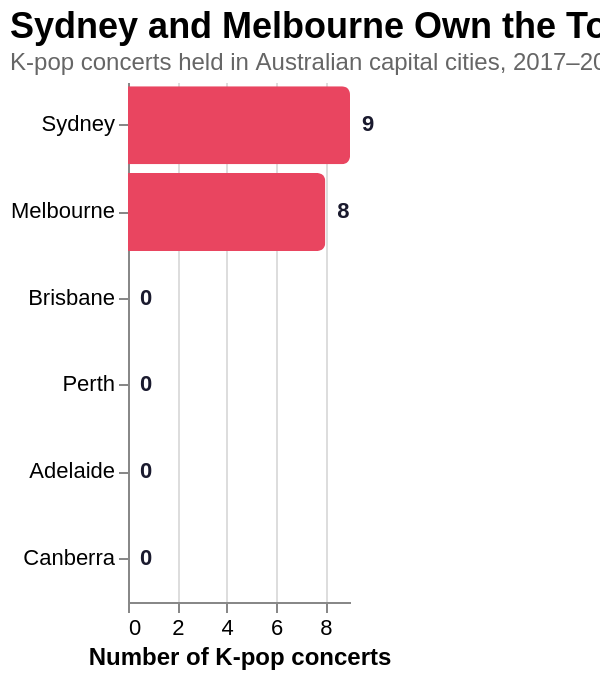

Write the Vega-Lite specification saved for this chart.
### Vega-Lite specification from a JSON file in a GitHub repository (floating-point values rounded to 4 significant figures)
{"title": {"text": "Sydney and Melbourne Own the Tour Circuit", "subtitle": "K-pop concerts held in Australian capital cities, 2017–2024. Source: Wikipedia tour pages.", "anchor": "start", "fontSize": 18, "subtitleFontSize": 12, "subtitleColor": "#666"}, "width": "container", "height": 260, "autosize": {"type": "fit-x", "contains": "padding"}, "config": {"view": {"stroke": null}, "axis": {"labelFontSize": 11, "titleFontSize": 12}}, "data": {"values": [{"city": "Sydney", "concerts": 9, "total_capacity": 177000}, {"city": "Melbourne", "concerts": 8, "total_capacity": 149420}, {"city": "Brisbane", "concerts": 0, "total_capacity": 0}, {"city": "Perth", "concerts": 0, "total_capacity": 0}, {"city": "Adelaide", "concerts": 0, "total_capacity": 0}, {"city": "Canberra", "concerts": 0, "total_capacity": 0}]}, "layer": [{"mark": {"type": "bar", "color": "#e94560", "cornerRadiusEnd": 4}, "encoding": {"y": {"field": "city", "type": "nominal", "sort": "-x", "title": null}, "x": {"field": "concerts", "type": "quantitative", "title": "Number of K-pop concerts", "axis": {"tickMinStep": 1}}, "tooltip": [{"field": "city", "title": "City"}, {"field": "concerts", "title": "Concerts"}, {"field": "total_capacity", "title": "Combined venue capacity", "format": ","}]}}, {"mark": {"type": "text", "align": "left", "dx": 6, "color": "#1a1a2e", "fontWeight": "bold"}, "encoding": {"y": {"field": "city", "type": "nominal", "sort": "-x"}, "x": {"field": "concerts", "type": "quantitative"}, "text": {"field": "concerts"}}}], "$schema": "https://vega.github.io/schema/vega-lite/v5.json"}
